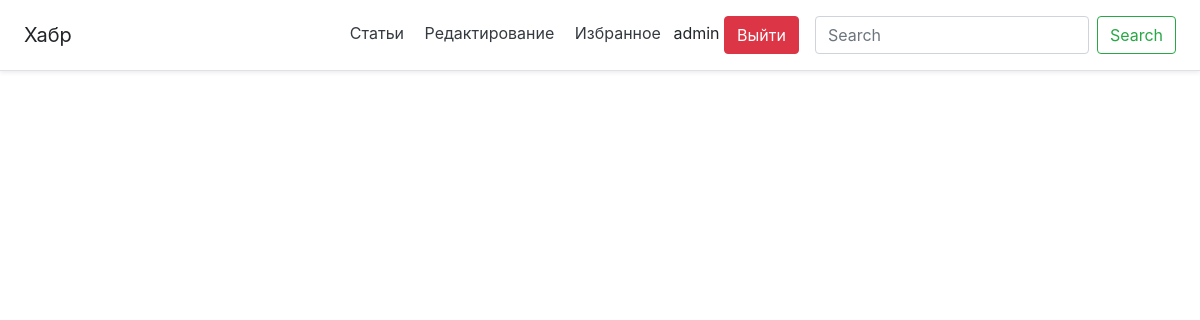
/favoritearticle (signed in), run on an earlier commit of the app's database.
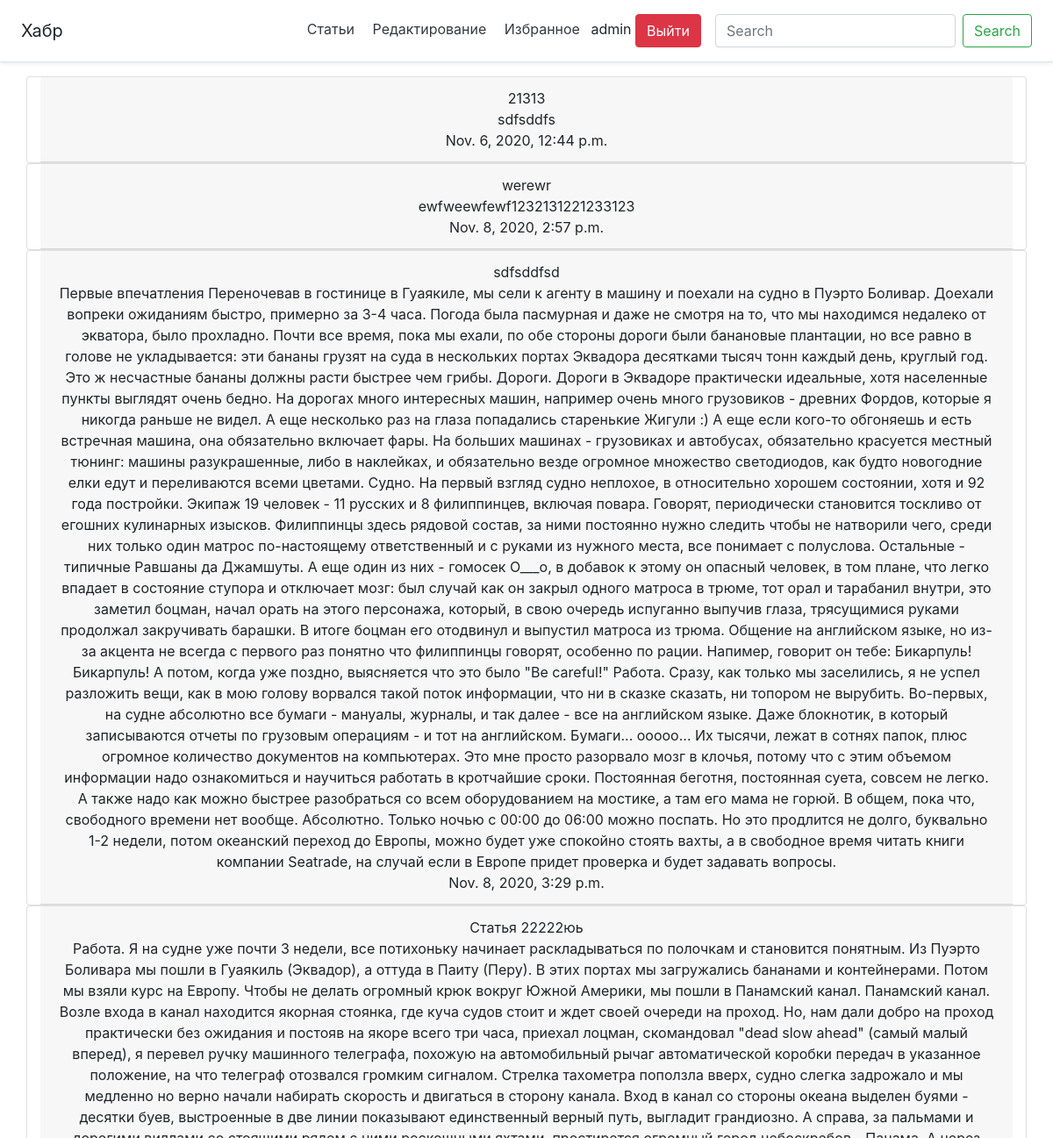
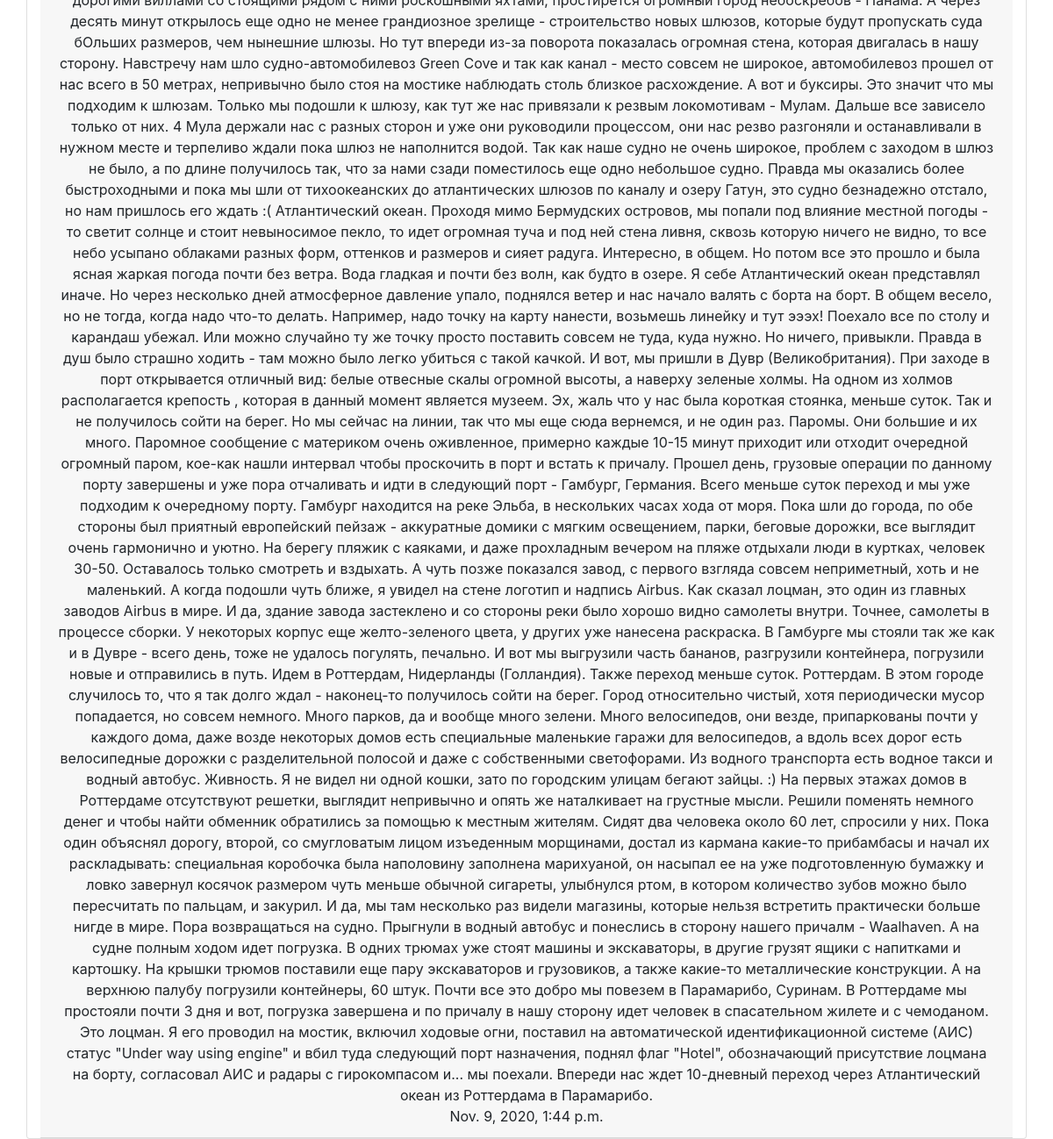
And on a later commit of the database (2 pictures, top to bottom).
### main/models.py (models this page shows, shortened)
class FavoriteArticle(models.Model):
    article_id = models.ForeignKey(Article, on_delete=models.CASCADE, related_name='favorite_article')
    user_id = models.ForeignKey(User, on_delete=CASCADE)
    def __str__(self):
        return str(self.id)

class Article(models.Model):
    user_id = models.ForeignKey(User, on_delete=models.CASCADE, blank=True, null=True)
    create_date = models.DateTimeField(auto_now=True)
    title = models.CharField('title', max_length=100, null=False)
    body = models.TextField('body', null=False)

### main/views.py (the view)
# urls.py: path('favoritearticle', views.FavoriteView.as_view(), name='favoritearticle'),
class FavoriteView(View):
    def get(self, request, *args, **kwargs):
        user_id = User.objects.get(id = request.user.id)
        favorite_articles = FavoriteArticle.objects.all()
        print(favorite_articles)
        context = {
           'fav': favorite_articles,
        }
        return render(request, 'main/favoritearticle.html', context)

### main/templates/main/favoritearticle.html
{% extends 'main/base.html' %}
{% block content %}
{% for i in fav%}
{% if request.user == i.user_id %}
<div class="card container">
  <div class="card-header">
      {{i.article_id.title}}
      <br>
      {{i.article_id.body}}
      <br>
      {{i.article_id.create_date}}
  </div>
</div>
{% endif %}
{% endfor %}
{% endblock %}

What changed in the data, as far as the page shows it:
added FavoriteArticle: article_id "21313", article_id.body "sdfsddfs", article_id.create_date "Nov. 6, 2020, 12:44 p.m."
added FavoriteArticle: article_id "werewr", article_id.body "ewfweewfewf1232131221233123", article_id.create_date "Nov. 8, 2020, 2:57 p.m."
added FavoriteArticle: article_id "sdfsddfsd", article_id.body "Первые впечатления Переночевав в гостинице в Гуаякиле, мы сели к агенту в машину и поехали на судно в Пуэрто Боливар. Доехали вопреки ожиданиям быстро, примерно за 3-4 часа. Погода была пасмурная и даже не смотря на то, что мы находимся недалеко от экватора, было прохладно. Почти все время, пока мы ехали, по обе стороны дороги были банановые плантации, но все равно в голове не укладывается: эти бананы грузят на суда в нескольких портах Эквадора десятками тысяч тонн каждый день, круглый год. Это ж несчастные бананы должны расти быстрее чем грибы. Дороги. Дороги в Эквадоре практически идеальные, хотя населенные пункты выглядят очень бедно. На дорогах много интересных машин, например очень…", article_id.create_date "Nov. 8, 2020, 3:29 p.m."
added FavoriteArticle: article_id "Статья 22222юь", article_id.body "Работа. Я на судне уже почти 3 недели, все потихоньку начинает раскладываться по полочкам и становится понятным. Из Пуэрто Боливара мы пошли в Гуаякиль (Эквадор), а оттуда в Паиту (Перу). В этих портах мы загружались бананами и контейнерами. Потом мы взяли курс на Европу. Чтобы не делать огромный крюк вокруг Южной Америки, мы пошли в Панамский канал. Панамский канал. Возле входа в канал находится якорная стоянка, где куча судов стоит и ждет своей очереди на проход. Но, нам дали добро на проход практически без ожидания и постояв на якоре всего три часа, приехал лоцман, скомандовал \"dead slow ahead\" (самый малый вперед), я перевел ручку машинного телеграфа, похожую на автомобильный рычаг…", article_id.create_date "Nov. 9, 2020, 1:44 p.m."
